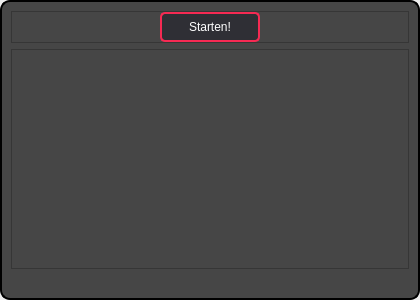
<?xml version="1.0" encoding="UTF-8"?>
<ui version="4.0">
 <class>speedTest</class>
 <widget class="QWidget" name="speedTest">
  <property name="geometry">
   <rect>
    <x>0</x>
    <y>0</y>
    <width>420</width>
    <height>300</height>
   </rect>
  </property>
  <property name="minimumSize">
   <size>
    <width>420</width>
    <height>300</height>
   </size>
  </property>
  <property name="maximumSize">
   <size>
    <width>800</width>
    <height>700</height>
   </size>
  </property>
  <property name="windowTitle">
   <string>Form</string>
  </property>
  <property name="styleSheet">
   <string notr="true">Form {
border-radius: 10px; /* Radius für abgerundete Ecken */
 border: 2px solid #F62A53;
}</string>
  </property>
  <layout class="QVBoxLayout" name="verticalLayout" stretch="0">
   <property name="spacing">
    <number>0</number>
   </property>
   <property name="leftMargin">
    <number>0</number>
   </property>
   <property name="topMargin">
    <number>0</number>
   </property>
   <property name="rightMargin">
    <number>0</number>
   </property>
   <property name="bottomMargin">
    <number>0</number>
   </property>
   <item>
    <widget class="QFrame" name="frame_3">
     <property name="styleSheet">
      <string notr="true">QFrame {
background-color: rgb(70 ,70 ,70);
}
QFrame#frame_3 {
	border-radius: 10px; /* Radius für abgerundete Ecken */
 	border: 2px solid #000000;
	background-color: rgb(70 ,70 ,70);
}</string>
     </property>
     <property name="frameShape">
      <enum>QFrame::StyledPanel</enum>
     </property>
     <property name="frameShadow">
      <enum>QFrame::Raised</enum>
     </property>
     <layout class="QVBoxLayout" name="verticalLayout_3">
      <property name="sizeConstraint">
       <enum>QLayout::SetMaximumSize</enum>
      </property>
      <item alignment="Qt::AlignTop">
       <widget class="QFrame" name="frame_2">
        <property name="frameShape">
         <enum>QFrame::StyledPanel</enum>
        </property>
        <property name="frameShadow">
         <enum>QFrame::Raised</enum>
        </property>
        <layout class="QHBoxLayout" name="horizontalLayout">
         <property name="spacing">
          <number>0</number>
         </property>
         <property name="sizeConstraint">
          <enum>QLayout::SetDefaultConstraint</enum>
         </property>
         <property name="leftMargin">
          <number>0</number>
         </property>
         <property name="topMargin">
          <number>0</number>
         </property>
         <property name="rightMargin">
          <number>0</number>
         </property>
         <property name="bottomMargin">
          <number>0</number>
         </property>
         <item alignment="Qt::AlignHCenter">
          <widget class="QPushButton" name="knopf">
           <property name="minimumSize">
            <size>
             <width>100</width>
             <height>30</height>
            </size>
           </property>
           <property name="styleSheet">
            <string notr="true">border-radius: 5px;
background-color: rgb(47, 47, 53);
font: 10pt &quot;Arial&quot;;
color: rgb(255, 255, 255);

/* wird dymamisch im code geaender*/
border: 2px solid #F62A53;
/* --------------- */</string>
           </property>
           <property name="text">
            <string>Starten!</string>
           </property>
          </widget>
         </item>
        </layout>
       </widget>
      </item>
      <item>
       <widget class="QFrame" name="frame">
        <property name="styleSheet">
         <string notr="true"/>
        </property>
        <property name="frameShape">
         <enum>QFrame::StyledPanel</enum>
        </property>
        <property name="frameShadow">
         <enum>QFrame::Raised</enum>
        </property>
        <layout class="QVBoxLayout" name="verticalLayout_2" stretch="1,1">
         <property name="spacing">
          <number>0</number>
         </property>
         <property name="sizeConstraint">
          <enum>QLayout::SetMinAndMaxSize</enum>
         </property>
         <property name="topMargin">
          <number>0</number>
         </property>
         <property name="rightMargin">
          <number>9</number>
         </property>
         <property name="bottomMargin">
          <number>0</number>
         </property>
         <item>
          <widget class="QLabel" name="download">
           <property name="enabled">
            <bool>true</bool>
           </property>
           <property name="styleSheet">
            <string notr="true">font: 14pt &quot;Arial&quot;;
color: rgb(255, 255, 255);</string>
           </property>
           <property name="text">
            <string/>
           </property>
          </widget>
         </item>
         <item>
          <widget class="QLabel" name="upload">
           <property name="styleSheet">
            <string notr="true">font: 14pt &quot;Arial&quot;;
color: rgb(255, 255, 255);	
</string>
           </property>
           <property name="text">
            <string/>
           </property>
          </widget>
         </item>
        </layout>
       </widget>
      </item>
      <item alignment="Qt::AlignBottom">
       <widget class="QLabel" name="errorLabel">
        <property name="styleSheet">
         <string notr="true">color: rgb(255, 255, 255);</string>
        </property>
        <property name="text">
         <string/>
        </property>
       </widget>
      </item>
     </layout>
    </widget>
   </item>
  </layout>
 </widget>
 <resources/>
 <connections/>
</ui>
